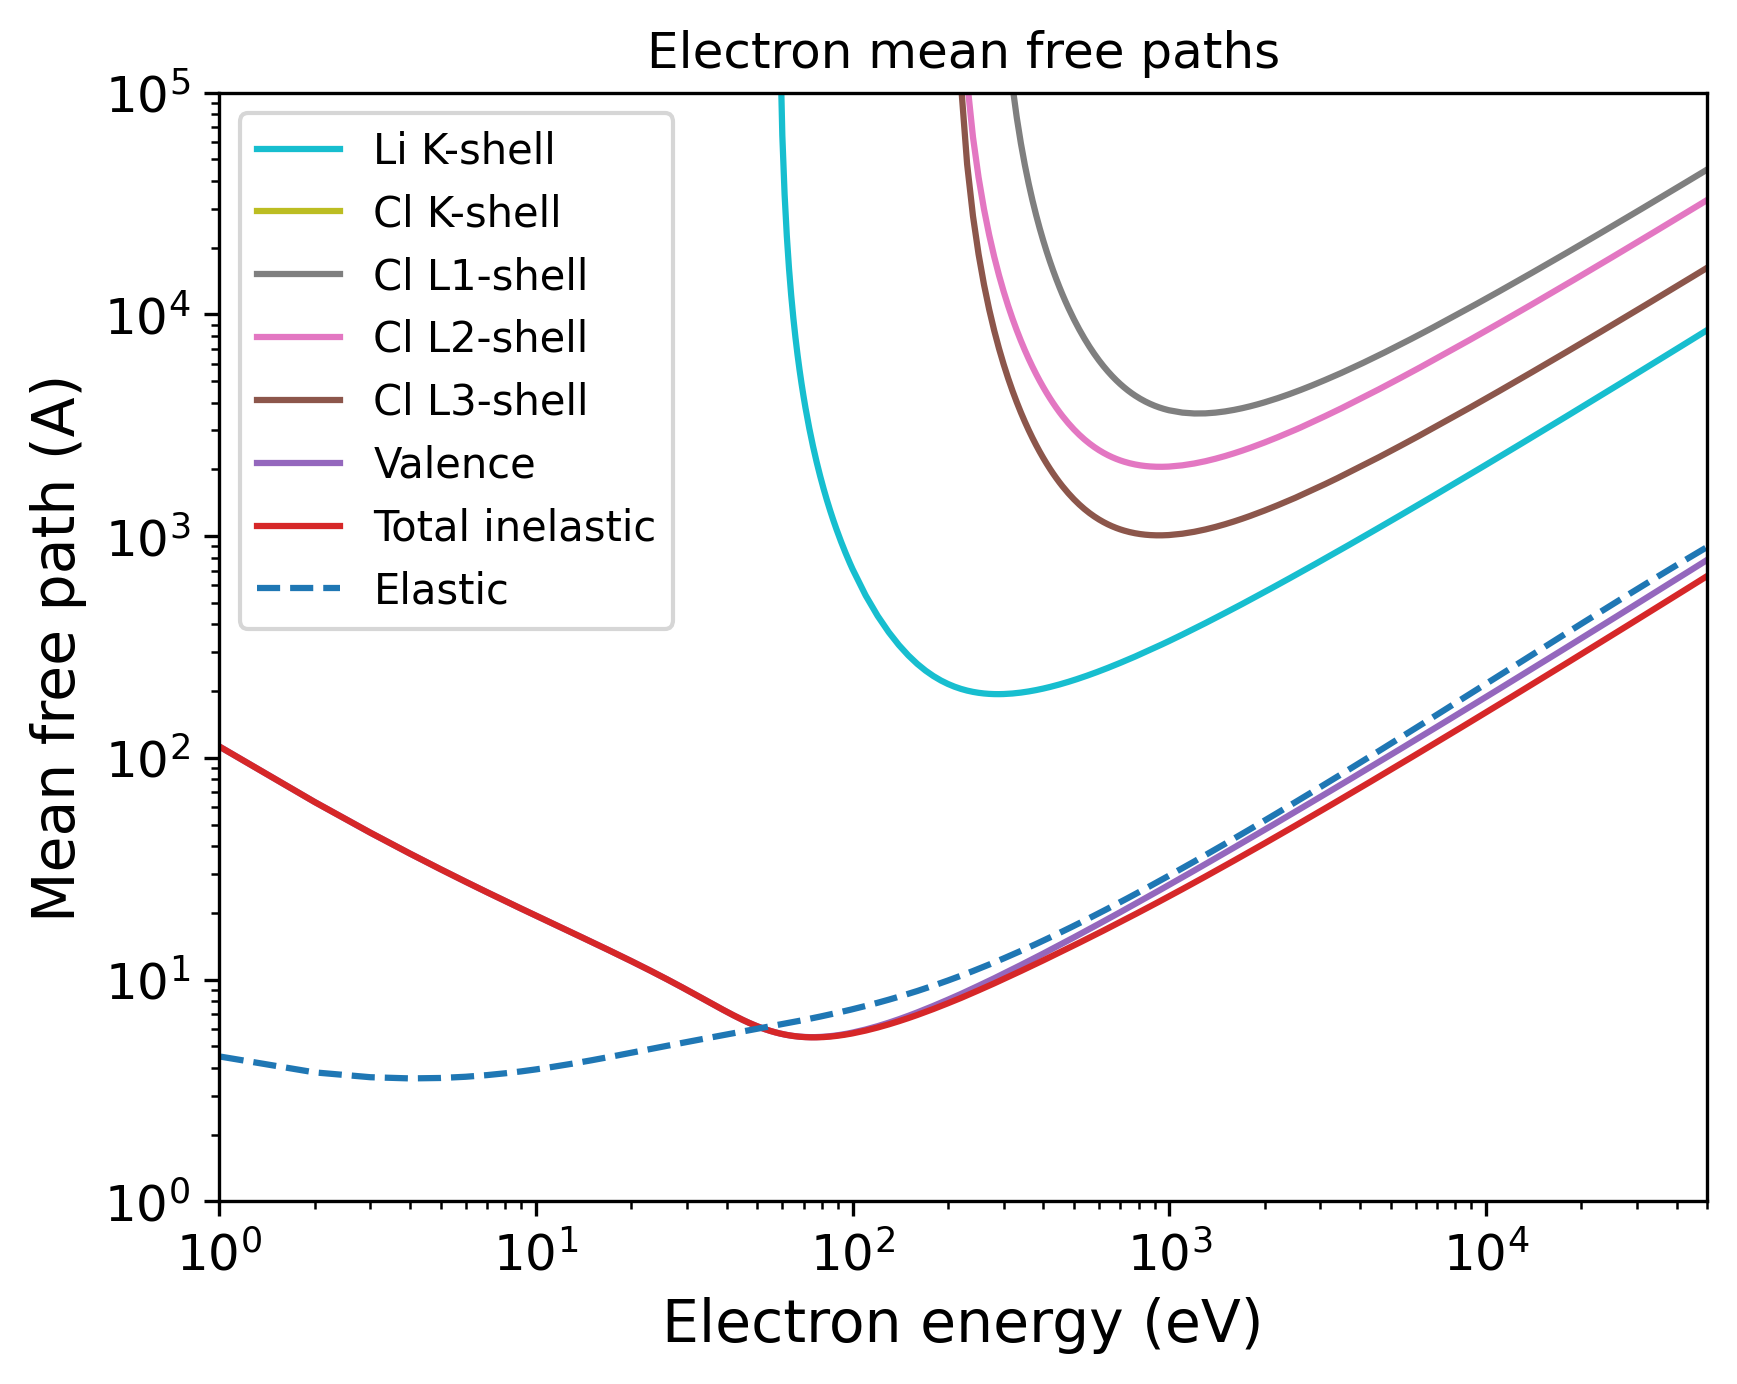

This chart was generated by the following Python code:
import pandas as pd
import numpy as np
import matplotlib.pyplot as plt
import matplotlib.cm as cm
# Set the format:
plt.xlabel("Electron energy (eV)", fontsize=14)
plt.ylabel("Mean free path (A)", fontsize=14)
plt.xticks(fontsize=12)
plt.yticks(fontsize=12)
plt.grid(False)
# Set the axes:
# Read the output file:
df = pd.read_csv(r"OUTPUT_LiCl_Electron_IMFP.dat", sep=r'\s+', header=None, comment="#", skipinitialspace=True)
plt.xscale("log")
plt.yscale("log")
# Prepare the plot:
columns_to_plot = [ 1, 2, 3, 4, 5, 6, 7]
labels = [ "Li K-shell", "Cl K-shell", "Cl L1-shell", "Cl L2-shell", "Cl L3-shell", "Valence", "Total inelastic"]
# Create N distinct colors from a colormap
N = len(columns_to_plot)
colors = plt.cm.tab10(np.linspace(1, 0, 10))
# Set line styles:
linestyles = [ "-", "-", "-", "-", "-", "-", "-"]
for i, col in enumerate(columns_to_plot):
    color = colors[i % len(colors)]
    ls    = linestyles[i % len(linestyles)]
    label = labels[i % len(labels)]
    plt.plot(df.iloc[:, 0], df.iloc[:, col],
    color=color,
    label=label,
    linestyle=ls)
# Add a curve from the second file
df2 = pd.read_csv(r"OUTPUT_LiCl_Electron_EMFP.dat", sep=r'\s+', header=None, comment="#", skipinitialspace=True)
columns_to_plot2 = [ 3]
labels2 = [ "Elastic"]
# Create second part of the plot:
for col, label in zip(columns_to_plot2, labels2):
    plt.plot(df2.iloc[:, 0], df2.iloc[:, col], label=label, linestyle="--")
plt.xlim(1.00000000,50000.00000000)
plt.ylim(1.00000000,100000.00000000)
plt.title("Electron mean free paths")
plt.legend(loc="best", fontsize=10)
# Save the plot in this format:
plt.savefig("OUTPUT_MFP_electron.png", dpi=300, bbox_inches="tight")
